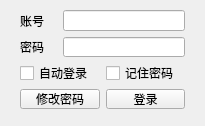
<?xml version="1.0" encoding="UTF-8"?>
<ui version="4.0">
 <class>Login</class>
 <widget class="QMainWindow" name="Login">
  <property name="geometry">
   <rect>
    <x>0</x>
    <y>0</y>
    <width>205</width>
    <height>126</height>
   </rect>
  </property>
  <property name="windowTitle">
   <string>MainWindow</string>
  </property>
  <widget class="QWidget" name="centralwidget">
   <widget class="QWidget" name="layoutWidget">
    <property name="geometry">
     <rect>
      <x>20</x>
      <y>10</y>
      <width>165</width>
      <height>99</height>
     </rect>
    </property>
    <layout class="QGridLayout" name="gridLayout">
     <item row="0" column="0">
      <widget class="QLabel" name="label">
       <property name="text">
        <string>账号</string>
       </property>
      </widget>
     </item>
     <item row="0" column="1" colspan="2">
      <widget class="QLineEdit" name="lineEdit_username">
       <property name="maxLength">
        <number>9</number>
       </property>
      </widget>
     </item>
     <item row="1" column="0">
      <widget class="QLabel" name="label_2">
       <property name="text">
        <string>密码</string>
       </property>
      </widget>
     </item>
     <item row="1" column="1" colspan="2">
      <widget class="QLineEdit" name="lineEdit_password">
       <property name="maxLength">
        <number>15</number>
       </property>
      </widget>
     </item>
     <item row="2" column="0" colspan="2">
      <widget class="QCheckBox" name="checkBox_autoLogin">
       <property name="text">
        <string>自动登录</string>
       </property>
      </widget>
     </item>
     <item row="2" column="2">
      <widget class="QCheckBox" name="checkBox_rememberPwd">
       <property name="text">
        <string>记住密码</string>
       </property>
      </widget>
     </item>
     <item row="3" column="0" colspan="2">
      <widget class="QPushButton" name="pushButton_changePasswd">
       <property name="text">
        <string>修改密码</string>
       </property>
      </widget>
     </item>
     <item row="3" column="2">
      <widget class="QPushButton" name="pushButton_login">
       <property name="text">
        <string>登录</string>
       </property>
      </widget>
     </item>
    </layout>
   </widget>
  </widget>
 </widget>
 <resources/>
 <connections/>
</ui>
